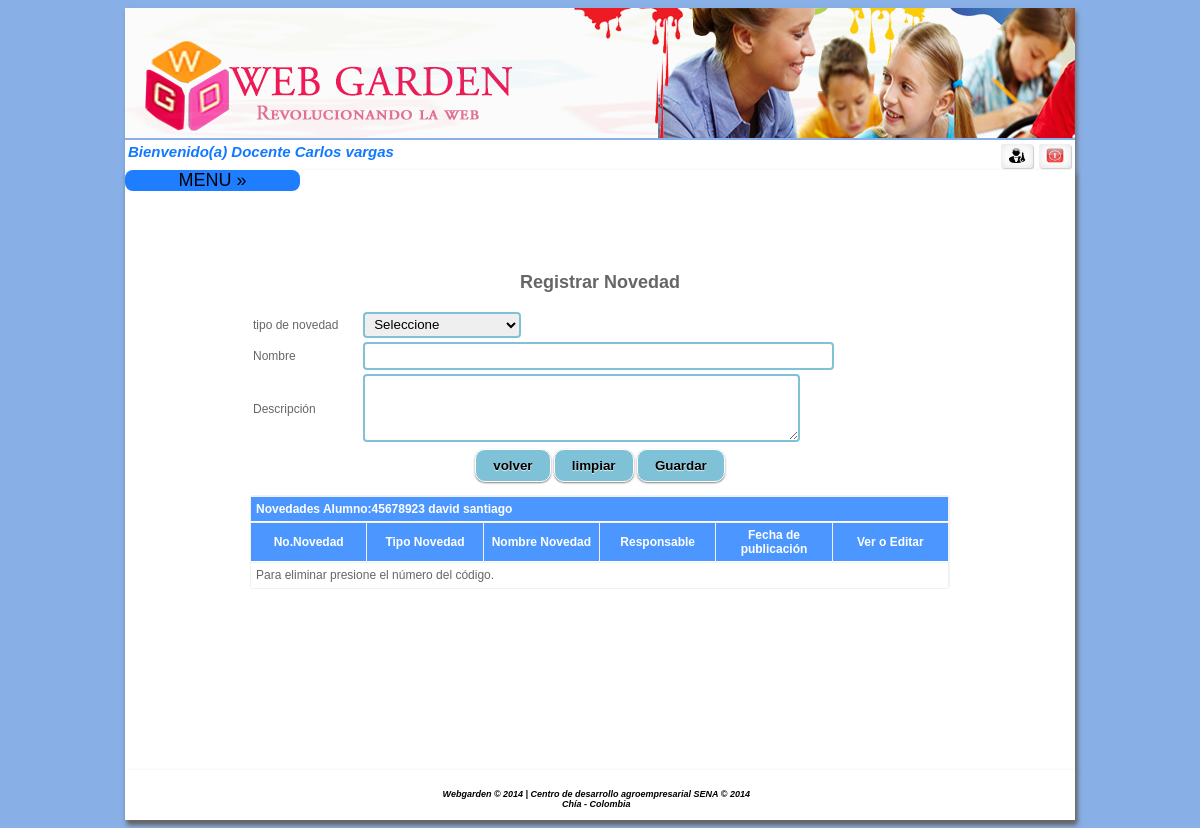
/home.php?pr=45678923&acceso=112 (signed in), run on the app's committed database.
### tables this page shows
CREATE TABLE IF NOT EXISTS `alumno` (
  `identificacion` int(11) NOT NULL,
  `prinombre` varchar(15) NOT NULL,
  `segnombre` varchar(20) DEFAULT NULL,
  `priapellido` varchar(15) NOT NULL,
  `segapellido` varchar(20) DEFAULT NULL,
  `direccion` varchar(15) NOT NULL,
  `desenf` varchar(1000) NOT NULL,
  `retri` varchar(1000) NOT NULL,
  `idruta` int(11) NOT NULL,
  `acudiente` int(11) NOT NULL,
  `foto` varchar(300) NOT NULL,
  `genero` int(11) NOT NULL,
  `idcurso` int(11) NOT NULL,
  `rh` int(11) NOT NULL,
  `tipodoc` int(11) NOT NULL,
  `fecha_naci` date NOT NULL,
  `gruposan` int(11) NOT NULL
);

### modelo/mnove.php (called while the page is built, shortened)
<?php
include ("controlador/conexion.php");
class mnove {
    function valor($val) {
        $sql = "SELECT idvalor,nombre FROM valor WHERE idparametro='" . $val . "';";
        $conexionBD = new conexion();
        $conexionBD->conectarBD();
        $data = $conexionBD->ejeCon($sql, 0);
        return $data;
    }
    function alumno($pr) {
        $sql = "SELECT * FROM alumno WHERE identificacion='" . $pr . "';";
        $conexionBD = new conexion();
        $conexionBD->conectarBD();
        $data = $conexionBD->ejeCon($sql, 0);
        return $data;
    }
}
?>

### controlador/configuracion.php (called while the page is built)
<?php
	$usu_db = "root";
	$pass_db = "";
	$serv_db = "localhost";
	$db = "webgarden";
?>

### controlador/conexion.php (called while the page is built, shortened)
<?php
class conexion{
	function conectarBD(){
		include("configuracion.php");
		$this->link = mysql_connect($serv_db,$usu_db,$pass_db);
		$db2= mysql_select_db($db);
	}
	function ejeCon($con, $op){
		$this->resultado = mysql_query($con) or
		die("La consulta fallo: ".mysql_error());
		if ($op==0){
			while ($linea = mysql_fetch_array($this->resultado)){
				$arrayResultado[] = $linea;
			}
		}else{
			$arrayResultado[] =0;
		}
		$resarr = isset($arrayResultado) ? $arrayResultado:NULL;
		if($resarr){
			return $arrayResultado;
		}
	}
}
?>

### vista/vnove.php (the view, shortened to what this page needs)
<?php
include ("controlador/cnove.php");
?>
<center>
    <form name="form1" action="" method="post" onSubmit="return confirm('Por  favor primero  verifique  los datos ingresados  antes de hacer clic en  !aceptar!')">
        <table width="700" border="0">
            <tr>
                <td colspan="3" align="center">
                    <h2>Registrar Novedad</h2>
                </td>
            </tr>
            <tr>
                <td colspan="0" align="left">tipo de novedad</td>
                <td colspan="2">
                    <select name="tiponov" required >
                        <option value>Seleccione </option>
                    </select>
                </td>
            </tr>
            <tr>
                <td align="left">Nombre</td>
                <td colspan="2"> <input type="text" placeholder="" name="titulo" size="55" maxlength="50" required="required"  /></td>
            </tr>
            <tr>
                <td align="left">Descripci&oacute;n</td>
                <td colspan="2"><textarea name="descripcion" maxlength="1000" required="required" rows="4" cols="51"></textarea></td>
            </tr>
            <tr>
                <td colspan="3" align="center" >
                        <input type="button" onclick="location.href='home.php?acceso=137'" value="volver"/>
                    <input type="reset" value="limpiar" />
                    <input type="submit"  value="Guardar"   />
                </td>
            </tr>
        </table>
    </form>
    <form id="form2" name="form2" method="GET" action="" onSubmit="return confirm('Desea eliminar?')">
        <div align="center" id="tabint">
            <table width="700px" border="1" cellspacing="0" cellpadding="5">
                <tr>
                    <th class="style1" align="left" colspan="7">Novedades Alumno:<?php echo $alumno[0]['identificacion']?> <?php echo $alumno[0]['prinombre']?> <?php echo $alumno[0]['segnombre'] ?></th>
                </tr>
                <tr>
                    <th class="style1" align="center" width="100px">No.Novedad<input name="acceso" type="hidden" id="acceso" value="112" /><input name="pr" type="hidden"  value="<?php echo $idalumno?>" /></th>
                    <th class="style1" align="center" width="100px">Tipo Novedad</th>
                    <th class="style1" align="center" width="100px">Nombre Novedad</th>
                    <th class="style1" align="center" width="100px">Responsable</th>
                    <th class="style1" align="center" width="100px">Fecha de publicaci&oacute;n</th>
                    <th class="style1" align="center" width="100px">Ver o Editar</th>
                </tr>
                <tr>
                    <td colspan=17 class="style2">Para eliminar presione el n&uacute;mero del c&oacute;digo.</td>
                </tr>
            </table>
            <p>&nbsp; </p>
        </div>
    </form>
</center>

### css/style.css (style rules this page uses)
input[type=submit], input[type=reset],input[type=button] { padding: 9px 17px; font-family: Helvetica,Arial,sans-serif; font-weight: bold; line-height: 1; color: #000000; border: none; text-shadow: 0 1px 1px rgba(255,255,255,0.85); background-color:#7FC1D7; border: 1px solid #ffffff; border-radius: 10px; box-shadow: 0 1px 2px rgba(0,0,0,0.5); }
#tabint table { border-radius: 3px; border: solid 1px #f1f1f1; box-shadow: 5 5 10px #333; margin: 10px; }
#tabint table tbody tr td,#tabint table tbody tr th { transition: all 400ms ease-in; -webkit-transition: all 400ms ease-in; -moz-transition: all 400ms ease-in; -o-transition: all 400ms ease-in; -ms-transition: all 400ms ease-in; padding: 5px 5px; word-wrap: break-word; border: solid 0px #fff; border-bottom: solid 1px #fff; border-top: solid 1px #f1f1f1; border-right: solid 1px #f1f1f1; }
#tabint table tbody tr td:nth-child(odd) { background-color: #fff; }
#tabint table th { background: #4B97FF; color: #fff; }
input[type=text], input[type=password],input[type=number], input[type=email], input[type=date], input[type=tel], select { height:22px; border-radius: 4px; padding-left:5px; padding-right:5px; border:2px solid #7FC1D7; }
textarea { border-radius: 4px; padding-left:5px; padding-right:5px; border:2px solid #7FC1D7; }
select { height:26px; }

### css/menu.css (style rules this page uses)
body { font-family: 'Open Sans', sans-serif; background:#89B0E6; background-size:cover; }

### data on the page
alumno: identificacion "45678923", prinombre "david", segnombre "santiago"

### other printed values
$nomapre "Carlos vargas"
